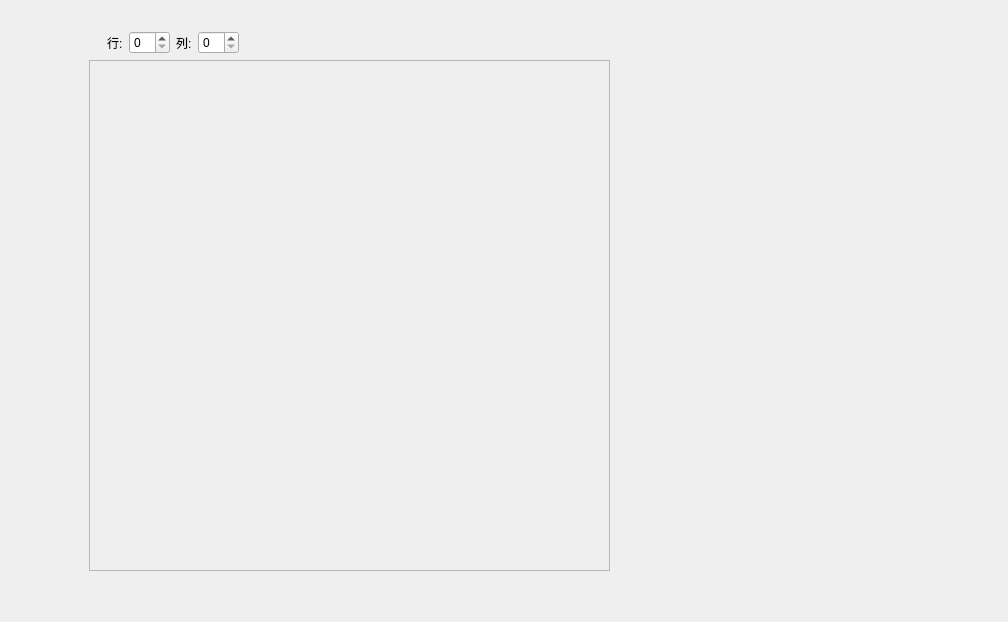
<?xml version="1.0" encoding="UTF-8"?>
<ui version="4.0">
 <class>Form</class>
 <widget class="QWidget" name="Form">
  <property name="geometry">
   <rect>
    <x>0</x>
    <y>0</y>
    <width>1008</width>
    <height>622</height>
   </rect>
  </property>
  <property name="windowTitle">
   <string>Form</string>
  </property>
  <widget class="QScrollArea" name="scrollArea_student">
   <property name="geometry">
    <rect>
     <x>89</x>
     <y>60</y>
     <width>521</width>
     <height>511</height>
    </rect>
   </property>
   <property name="widgetResizable">
    <bool>true</bool>
   </property>
   <widget class="QWidget" name="scrollAreaWidgetContents">
    <property name="geometry">
     <rect>
      <x>0</x>
      <y>0</y>
      <width>519</width>
      <height>509</height>
     </rect>
    </property>
    <layout class="QGridLayout" name="gridLayout">
     <item row="0" column="0">
      <widget class="CustomWidget" name="widget_student" native="true"/>
     </item>
    </layout>
   </widget>
  </widget>
  <widget class="QWidget" name="layoutWidget">
   <property name="geometry">
    <rect>
     <x>20</x>
     <y>30</y>
     <width>917</width>
     <height>25</height>
    </rect>
   </property>
   <layout class="QHBoxLayout" name="horizontalLayout_RowAndCol">
    <item>
     <spacer name="horizontalSpacer_2">
      <property name="orientation">
       <enum>Qt::Horizontal</enum>
      </property>
      <property name="sizeHint" stdset="0">
       <size>
        <width>40</width>
        <height>20</height>
       </size>
      </property>
     </spacer>
    </item>
    <item>
     <layout class="QHBoxLayout" name="horizontalLayout_row">
      <item>
       <widget class="QLabel" name="label_row">
        <property name="text">
         <string>行:</string>
        </property>
       </widget>
      </item>
      <item>
       <widget class="QSpinBox" name="spinBox_row"/>
      </item>
     </layout>
    </item>
    <item>
     <layout class="QHBoxLayout" name="horizontalLayout_col">
      <item>
       <widget class="QLabel" name="label_col">
        <property name="text">
         <string>列:</string>
        </property>
       </widget>
      </item>
      <item>
       <widget class="QSpinBox" name="spinBox_col"/>
      </item>
     </layout>
    </item>
    <item>
     <spacer name="horizontalSpacer">
      <property name="orientation">
       <enum>Qt::Horizontal</enum>
      </property>
      <property name="sizeHint" stdset="0">
       <size>
        <width>698</width>
        <height>20</height>
       </size>
      </property>
     </spacer>
    </item>
   </layout>
  </widget>
 </widget>
 <customwidgets>
  <customwidget>
   <class>CustomWidget</class>
   <extends>QWidget</extends>
   <header location="global">CustomWidget.h</header>
   <container>1</container>
  </customwidget>
 </customwidgets>
 <resources/>
 <connections/>
</ui>
